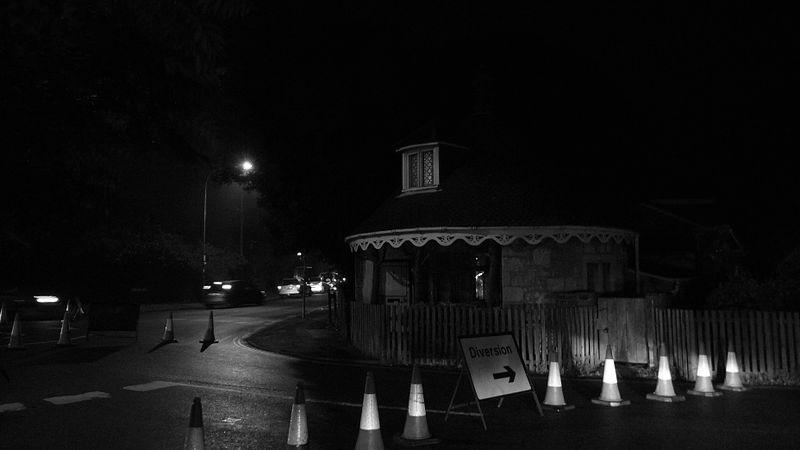
#> input picture hw1_dark_road_1.jpg, 800 x 450 px, found by its file name
$ python 'q3_a&b.py'
#> lines starting #> are read from the running program, lines starting #| are printed output that depends on the picture
# -*- coding: utf-8 -*-
"""
Created on Tue Dec  8 01:04:01 2020

@author: Malik Usama
"""

import cv2 as cv
import numpy as np
import matplotlib.pyplot as plt


def create_plot_arrays(rows, cols,image):
    level_val = np.array([0]*256)
    level_weight=np.array([0]*256)
    for i in range(0,rows,1):
        for j in range(0,cols,1):
            index=image[i][j]
            level_val[index]=index
            level_weight[index]=level_weight[index]+1
    return level_val,level_weight


def showplot(x,y):
    plt.plot(x,y)

def calculate_count(count,to_count):
    for i in range(0,256,1):
        count=count+to_count[i]
    return count


def calculate_cdf(val_array,weight_array,normal_weight):
    count_sum=0
    count_sum=calculate_count(count_sum, weight_array)
    cdf=np.array([0.0]*256)

    for i in range(0,256,1):
        normal_weight[i]=weight_array[i] / count_sum
    for i in range(0,256,1):
        cdf[i]=0
        if (i==0):
            cdf[i]=normal_weight[i]
        else:
            for j in range(0,i,1):
                cdf[i]=cdf[i]+normal_weight[j]
    return cdf

def calculate_round_after_cdf(cdf_rec):
    normalized_final=np.array([0.0]*256)
    for i in range(0,256,1):
        normalized_final[i]=255*cdf_rec[i]
    return normalized_final

def create_new_image(orig,cdf_of_img,rows,col):
    for i in range(0,rows,1):
        for j in range(0,col,1):
            index=orig[i][j]
            orig[i][j]=cdf_of_img[index]
    return orig


img_1=cv.imread('C:/EME/7th sem/dip/assignment/#1/handout/data/hw1_dark_road_1.jpg')
#> img_1 is the input picture: shape (450, 800, 3); min 0, max 255, mean 16.8
img_2=cv.imread('C:/EME/7th sem/dip/assignment/#1/handout/data/hw1_dark_road_2.jpg')
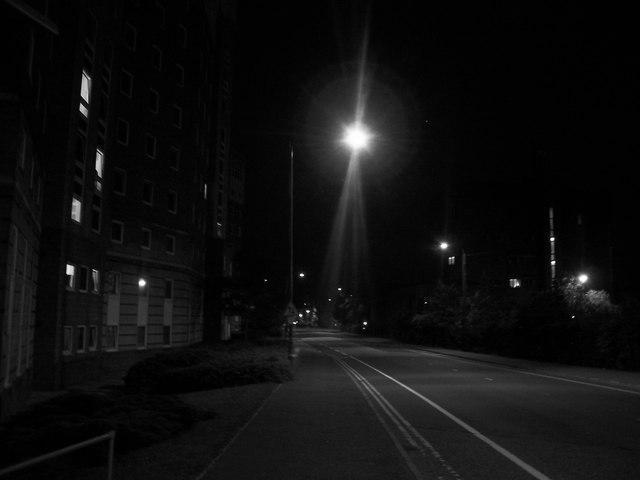
#> input picture hw1_dark_road_2.jpg, 640 x 480 px, found by its file name
#> img_2 is the input picture: shape (480, 640, 3); min 0, max 255, mean 15.2
img_3=cv.imread('C:/EME/7th sem/dip/assignment/#1/handout/data/hw1_dark_road_3.jpg')
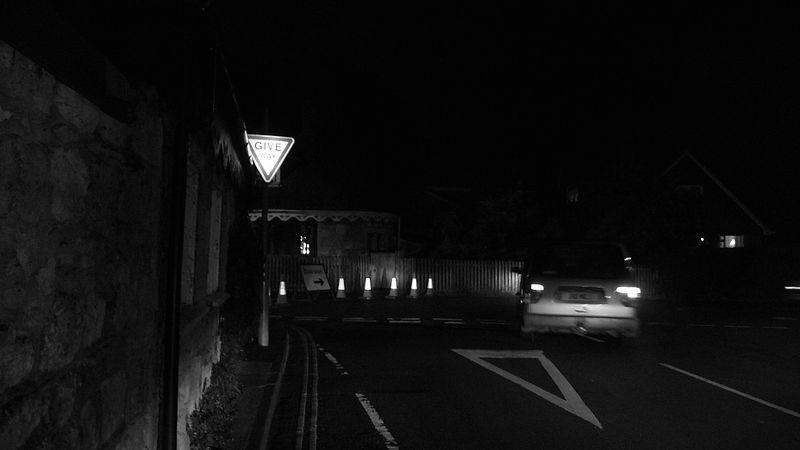
#> input picture hw1_dark_road_3.jpg, 800 x 450 px, found by its file name
#> img_3 is the input picture: shape (450, 800, 3); min 0, max 255, mean 14.6


img1_grs=cv.cvtColor(img_1,cv.COLOR_BGR2GRAY)
img2_grs=cv.cvtColor(img_2,cv.COLOR_BGR2GRAY)
img3_grs=cv.cvtColor(img_3,cv.COLOR_BGR2GRAY)


count_of_weight=0
normalized_weight_img1=np.array([0.0]*256)
normalized_weight_img2=np.array([0.0]*256)
normalized_weight_img3=np.array([0.0]*256)

"size of img_1 is (450,800,3)"
img1_val,img1_weight=create_plot_arrays(450, 800,img1_grs)
#> after the loop in create_plot_arrays, `for i in range(0,rows,1):`: level_val = 256 values from 0 to 255; level_weight = 256 values, max 68343 at index 3, min 11 at index 235, mean 1406.2
#> img1_val = 256 values from 0 to 255; img1_weight has the same summary as level_weight in create_plot_arrays


"size of img_2 is (480,640,3)"
img2_val,img2_weight=create_plot_arrays(480, 640,img2_grs)
#> img2_val = 256 values from 0 to 255; img2_weight = 256 values, max 46411 at index 2, min 4 at index 231, mean 1200


"size of img_3 is (450,800,3)"
img3_val,img3_weight=create_plot_arrays(450, 800,img3_grs)
#> img3_val = 256 values from 0 to 255; img3_weight = 256 values, max 72065 at index 3, min 5 at index 210, mean 1406.2


"""showplot(img1_val,img1_weight)
showplot(img2_val,img2_weight)
showplot(img3_val,img3_weight)

plt.legend(["Image-1","Image-2","Image-3"])"""


"part b"

cdf_img1=calculate_cdf(img1_val,img1_weight,normalized_weight_img1)
#> the loop in calculate_count, `for i in range(0,256,1):` made 256 passes
#> count on passes 1 to 3: 1801, 6539, 61351
#> after the loop in calculate_count, `for i in range(0,256,1):`: count = 360000
#> after the loop in calculate_cdf, `for i in range(0,256,1):`: normal_weight = 256 values, max 0.19 at index 3, min 3.06e-05 at index 235, mean 0.00391
#> after the loop in calculate_cdf, `for i in range(0,256,1):`: cdf = 256 values from 0.005 to 1
#> cdf_img1 = 256 values from 0.005 to 1
cdf_img2=calculate_cdf(img2_val,img2_weight,normalized_weight_img2)
#> the loop in calculate_count (call 2), `for i in range(0,256,1):` made 256 passes
#> count on passes 1 to 3: 6489, 26934, 73345
#> cdf_img2 = 256 values from 0.0211 to 1
cdf_img3=calculate_cdf(img3_val,img3_weight,normalized_weight_img3)
#> cdf_img3 = 256 values from 0.00349 to 0.999

final_array_1=calculate_round_after_cdf(cdf_img1)
#> after the loop in calculate_round_after_cdf, `for i in range(0,256,1):`: normalized_final = 256 values from 1.28 to 254.9
#> final_array_1 = 256 values from 1.28 to 254.9
final_array_2=calculate_round_after_cdf(cdf_img2)
#> final_array_2 = 256 values from 5.39 to 255
final_array_3=calculate_round_after_cdf(cdf_img3)
#> final_array_3 = 256 values from 0.889 to 254.8

"""showplot(img1_val, final_array_1)
showplot(img2_val, final_array_2)
showplot(img3_val, final_array_3)
plt.legend(["Image-1","Image-2","Image-3"])"""


remake_img1=create_new_image(img1_grs, final_array_1, 450, 800)
#> after the loop in create_new_image, `for i in range(0,rows,1):`:
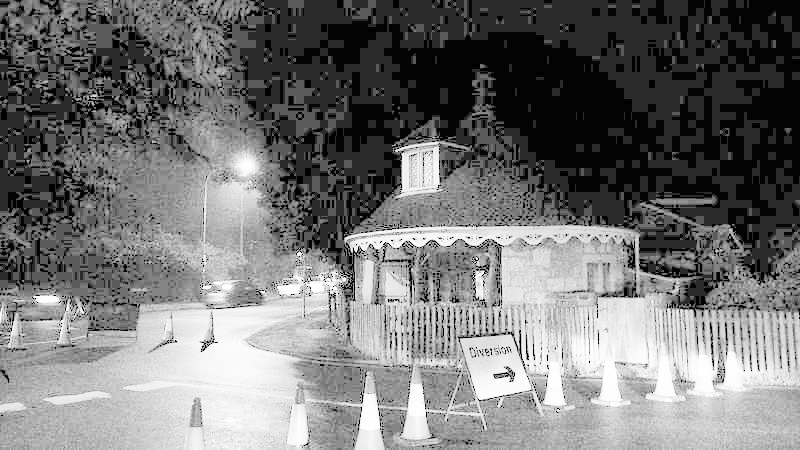
#> orig: shape (450, 800); min 1, max 254, mean 117.4
remake_img2=create_new_image(img2_grs, final_array_2, 480, 640)
#> call 2 of create_new_image, with cdf_of_img = array of shape (256,), rows = 480, col = 640
#> after the loop in create_new_image (call 2), `for i in range(0,rows,1):`:
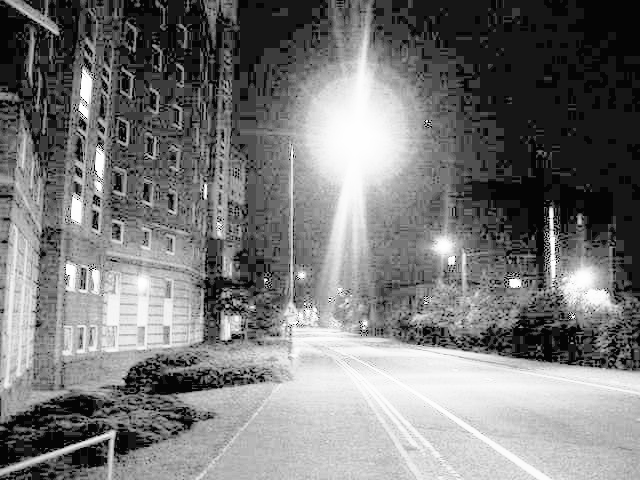
#> orig: shape (480, 640); min 5, max 254, mean 120.7
remake_img3=create_new_image(img3_grs, final_array_3, 450, 800)
#> call 3 of create_new_image, with cdf_of_img = array of shape (256,), rows = 450, col = 800
#> after the loop in create_new_image (call 3), `for i in range(0,rows,1):`:
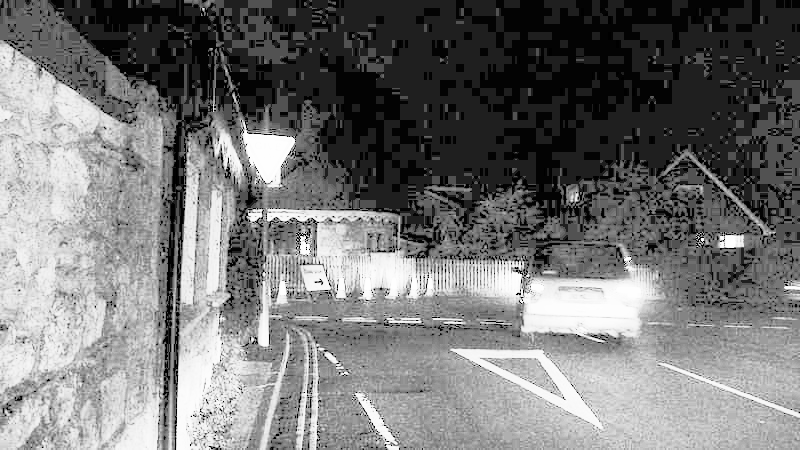
#> orig: shape (450, 800); min 0, max 254, mean 118.1

remake_img1_val,remake_img1_weight=create_plot_arrays(450, 800, remake_img1)
#> remake_img1_val = 256 values, max 254 at index 254, min 0 at index 0, mean 52.92; remake_img1_weight = 256 values, max 68343 at index 43, min 0 at index 0, mean 1406.2
remake_img2_val,remake_img2_weight=create_plot_arrays(480, 640, remake_img2)
#> remake_img2_val = 256 values, max 254 at index 254, min 0 at index 0, mean 45.91; remake_img2_weight = 256 values, max 46411 at index 22, min 0 at index 0, mean 1200
remake_img3_val,remake_img3_weight=create_plot_arrays(450, 800, remake_img3)
#> remake_img3_val = 256 values, max 254 at index 254, min 0 at index 0, mean 39.43; remake_img3_weight = 256 values, max 72065 at index 31, min 0 at index 1, mean 1406.2

remake_img1_val=img1_val
#> remake_img1_val = 256 values from 0 to 255
remake_img2_val=img2_val
#> remake_img2_val = 256 values from 0 to 255
remake_img3_val=img3_val
#> remake_img3_val = 256 values from 0 to 255

"to see histogram of modified images grayscale values"

showplot(remake_img1_val,remake_img1_weight)
showplot(remake_img2_val,remake_img2_weight)
showplot(remake_img3_val,remake_img3_weight)
plt.title("modified images grayscale hist")
plt.legend(["Image-1","Image-2","Image-3"])

cv.imshow("remake-1",remake_img1)
cv.waitKey(0)

cv.imshow("remake-2",remake_img2)
cv.waitKey(0)

cv.imshow("remake-3",remake_img3)
cv.waitKey(0)


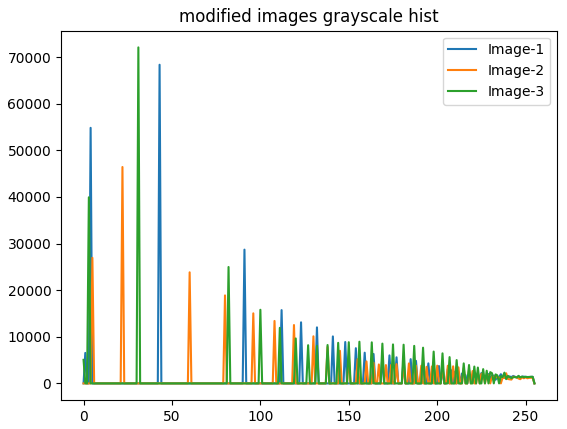
#> figure drawn by matplotlib, 1 panel; curve peaks at x = 43, y = 68343; curve peaks at x = 22, y = 46411; curve peaks at x = 31, y = 72065
